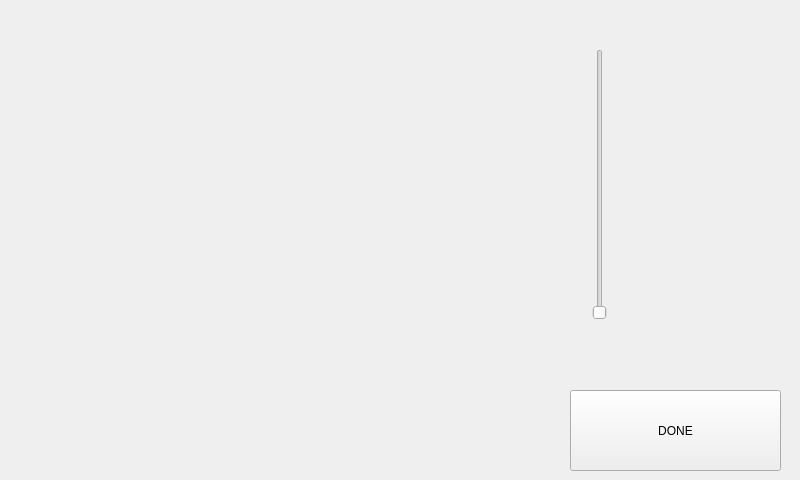
<?xml version="1.0" encoding="UTF-8"?>
<ui version="4.0">
 <class>formHw</class>
 <widget class="QWidget" name="formHw">
  <property name="geometry">
   <rect>
    <x>0</x>
    <y>0</y>
    <width>800</width>
    <height>480</height>
   </rect>
  </property>
  <property name="minimumSize">
   <size>
    <width>800</width>
    <height>480</height>
   </size>
  </property>
  <property name="maximumSize">
   <size>
    <width>800</width>
    <height>480</height>
   </size>
  </property>
  <property name="windowTitle">
   <string>Form</string>
  </property>
  <widget class="QPushButton" name="btnSelectApp">
   <property name="geometry">
    <rect>
     <x>570</x>
     <y>390</y>
     <width>211</width>
     <height>81</height>
    </rect>
   </property>
   <property name="text">
    <string>DONE</string>
   </property>
  </widget>
  <widget class="QwtPlot" name="qwtPlot">
   <property name="geometry">
    <rect>
     <x>-10</x>
     <y>50</y>
     <width>541</width>
     <height>261</height>
    </rect>
   </property>
   <property name="frameShape">
    <enum>QFrame::NoFrame</enum>
   </property>
   <property name="autoReplot">
    <bool>true</bool>
   </property>
  </widget>
  <widget class="QSlider" name="verticalSlider">
   <property name="geometry">
    <rect>
     <x>590</x>
     <y>49</y>
     <width>20</width>
     <height>271</height>
    </rect>
   </property>
   <property name="orientation">
    <enum>Qt::Vertical</enum>
   </property>
  </widget>
 </widget>
 <customwidgets>
  <customwidget>
   <class>QwtPlot</class>
   <extends>QFrame</extends>
   <header>qwt_plot.h</header>
  </customwidget>
 </customwidgets>
 <resources>
  <include location="resource.qrc"/>
 </resources>
 <connections>
  <connection>
   <sender>verticalSlider</sender>
   <signal>valueChanged(int)</signal>
   <receiver>qwtPlot</receiver>
   <slot>replot()</slot>
   <hints>
    <hint type="sourcelabel">
     <x>583</x>
     <y>285</y>
    </hint>
    <hint type="destinationlabel">
     <x>510</x>
     <y>268</y>
    </hint>
   </hints>
  </connection>
 </connections>
</ui>
